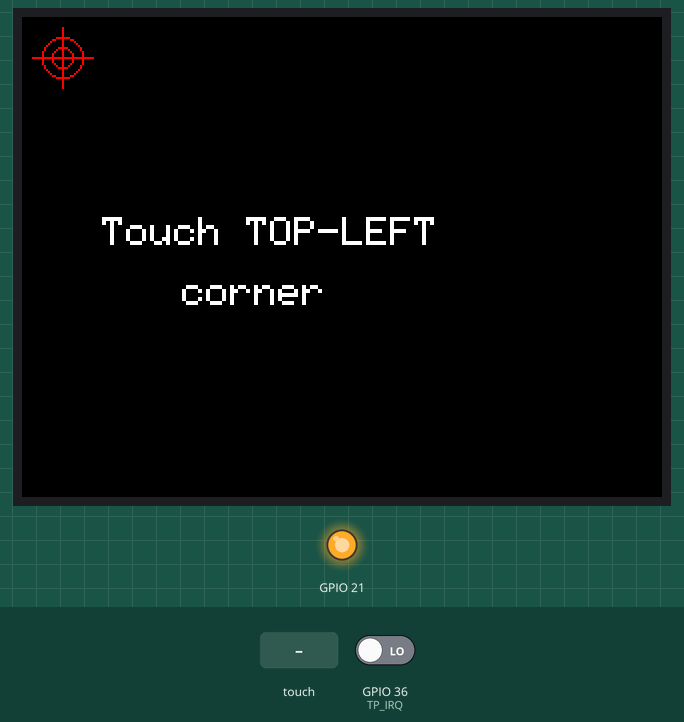
This sketch was run on a simulated ESP32. Parts: 320×240 colour display, output pins drawn as LEDs (lit = HIGH). Inputs (shaded band) come from the test bench; at power-on: GPIO 36 (TP_IRQ) LOW.

Above: at 1.5 s.
1.6 s: touch panel pressed at 13 % / 10 % of its raw x / y range
At 3.3 s:
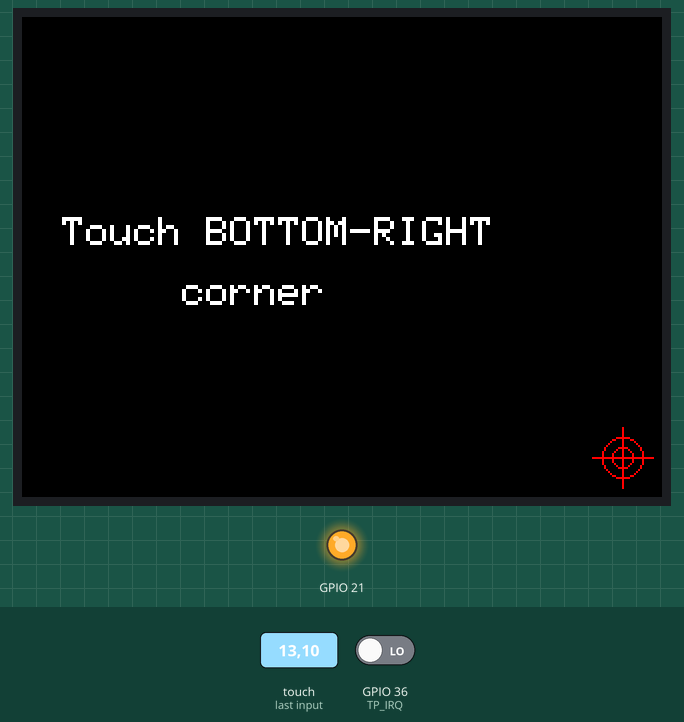
3.6 s: touch panel pressed at 38 % / 10 % of its raw x / y range
At 6.3 s:
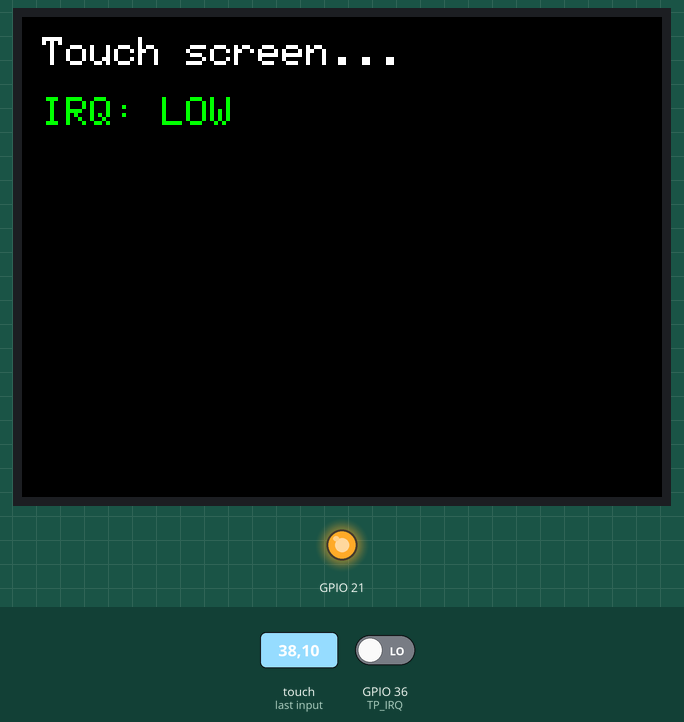
6.6 s: touch panel pressed at 62 % / 10 % of its raw x / y range
At 7.8 s:
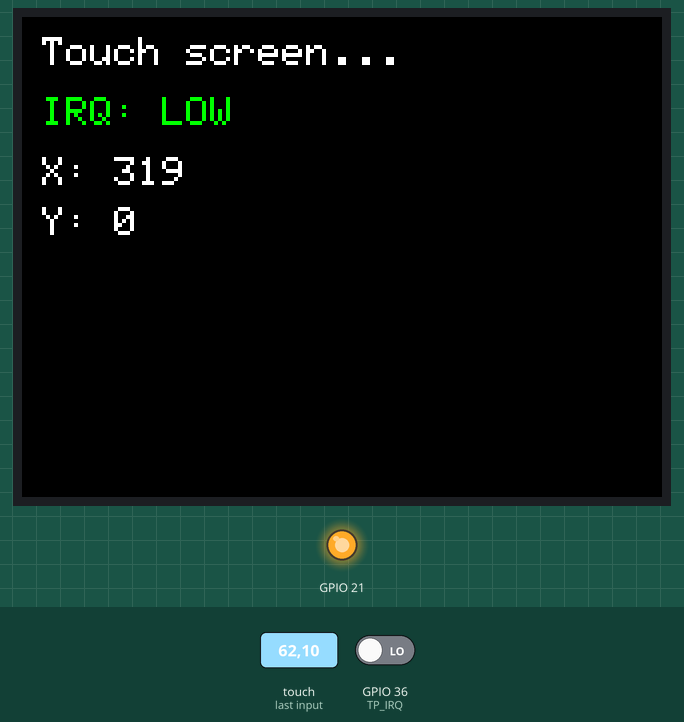
8.1 s: GPIO 36 (TP_IRQ) driven HIGH
At 9.3 s:
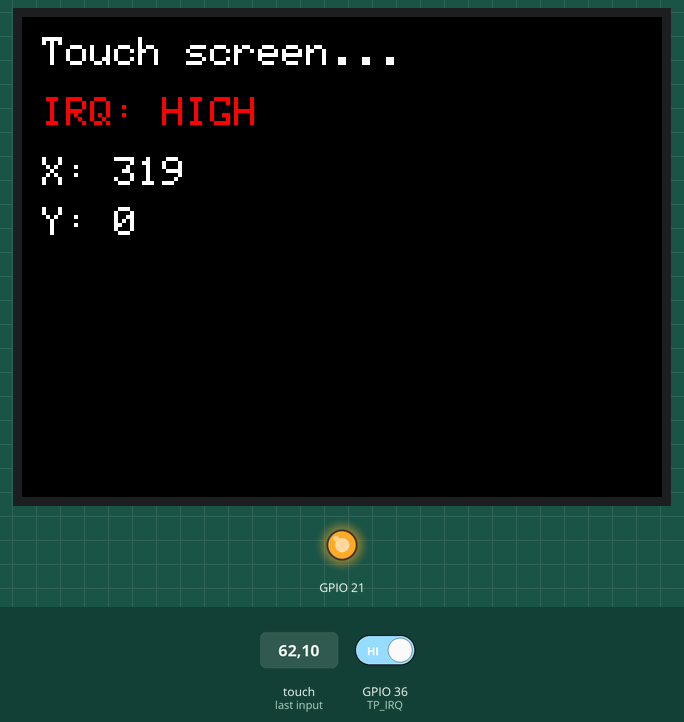
9.6 s: GPIO 36 (TP_IRQ) driven LOW
At 10.6 s:
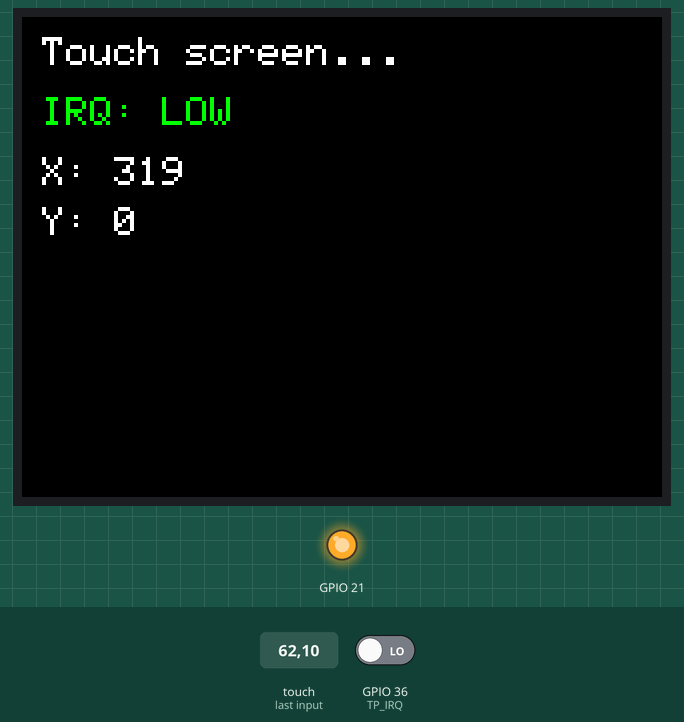
Timing chart, 0 to 12.6 s (numbered marks = the images above; inputs shaded):
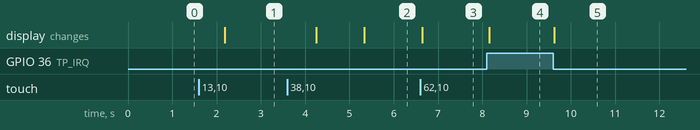

The sketch:

XPT2046_calibrate.ino
```cpp
// This example performs initial startup calibration of the XPT2046 resistive
// touch controller to ensure accurate touch coordinate mapping.

#include <TFT_eSPI.h>
#include <XPT2046_Touchscreen.h>

#define TP_CS 33
#define TP_IRQ 36

TFT_eSPI tft = TFT_eSPI();
SPIClass touchSPI = SPIClass(VSPI);
XPT2046_Touchscreen ts(TP_CS, TP_IRQ);

// Calibration values
int minX = 300, maxX = 3800;
int minY = 400, maxY = 3800;

bool calibrated = false;
int calStep = 0;
int rawMinX, rawMaxX, rawMinY, rawMaxY;

void drawCrosshair(int x, int y) {
  tft.drawCircle(x, y, 10, TFT_RED);
  tft.drawCircle(x, y, 5, TFT_RED);
  tft.drawLine(x - 15, y, x + 15, y, TFT_RED);
  tft.drawLine(x, y - 15, x, y + 15, TFT_RED);
}

void showCalibrationScreen() {
  tft.fillScreen(TFT_BLACK);
  tft.setTextColor(TFT_WHITE);
  tft.setTextSize(2);

  if (calStep == 0) {
    tft.setCursor(40, 100);
    tft.println("Touch TOP-LEFT");
    tft.setCursor(80, 130);
    tft.println("corner");
    drawCrosshair(20, 20);
  }
  else if (calStep == 1) {
    tft.setCursor(20, 100);
    tft.println("Touch BOTTOM-RIGHT");
    tft.setCursor(80, 130);
    tft.println("corner");
    drawCrosshair(tft.width() - 20, tft.height() - 20);
  }
  else if (calStep == 2) {
    tft.fillScreen(TFT_BLACK);
    tft.setCursor(60, 100);
    tft.setTextColor(TFT_GREEN);
    tft.println("Calibrated!");
    delay(1000);

    // Calculate calibration values
    minX = rawMinX;
    maxX = rawMaxX;
    minY = rawMinY;
    maxY = rawMaxY;

    calibrated = true;

    // Start main screen
    tft.fillScreen(TFT_BLACK);
    tft.setTextColor(TFT_WHITE);
    tft.setTextSize(2);
    tft.setCursor(10, 10);
    tft.println("Touch screen...");
  }
}

void setup() {
  pinMode(21, OUTPUT);
  digitalWrite(21, HIGH);

  tft.init();
  tft.setRotation(3);
  tft.fillScreen(TFT_BLACK);

  touchSPI.begin(25, 39, 32, TP_CS);
  ts.begin(touchSPI);
  ts.setRotation(3);

  // Start calibration
  showCalibrationScreen();
}

void loop() {
  if (!calibrated) {
    // Calibration mode
    if (ts.touched()) {
      TS_Point p = ts.getPoint();

      if (calStep == 0) {
        // Top-left corner
        rawMinX = p.x;
        rawMinY = p.y;
        calStep++;
        delay(500);
        showCalibrationScreen();
      }
      else if (calStep == 1) {
        // Bottom-right corner
        rawMaxX = p.x;
        rawMaxY = p.y;
        calStep++;
        delay(500);
        showCalibrationScreen();
      }
    }
  }
  else {
    // Normal mode
    int irq = digitalRead(TP_IRQ);

    // Update IRQ status
    tft.fillRect(10, 40, 150, 20, TFT_BLACK);
    tft.setCursor(10, 40);
    tft.setTextColor(irq == LOW ? TFT_GREEN : TFT_RED);
    tft.print("IRQ: ");
    tft.println(irq == LOW ? "LOW" : "HIGH");

    if (ts.touched()) {
      TS_Point p = ts.getPoint();
      int x = map(p.x, minX, maxX, 0, tft.width());
      int y = map(p.y, minY, maxY, 0, tft.height());

      x = constrain(x, 0, tft.width() - 1);
      y = constrain(y, 0, tft.height() - 1);

      tft.fillRect(10, 70, 200, 50, TFT_BLACK);
      tft.setTextColor(TFT_WHITE);
      tft.setCursor(10, 70);
      tft.print("X: ");
      tft.println(x);
      tft.setCursor(10, 95);
      tft.print("Y: ");
      tft.println(y);

      delay(100);
    }

    delay(50);
  }
}
```

Measured:
- after the input at 1.6 s, the display: changes after 0.58 s (image 1)
- after the input at 3.6 s, the display: first changes after 0.66 s (image 2 shows a later state)
- after the input at 6.6 s, the display: changes after 0.05 s (image 3)
- after the input at 8.1 s, the display: changes after 0.06 s (image 4)
- after the input at 9.6 s, the display: changes at once (image 5)
